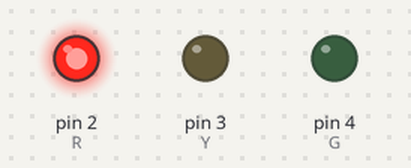
Recording of a sketch running on a simulated Arduino Uno, built with avr-gcc and run on an emulated ATmega328P. Shown: output pins drawn as LEDs (lit = HIGH).

Above: at 0.5 s.
At 2.5 s:
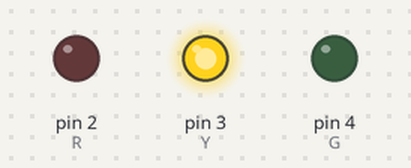
At 5.0 s:
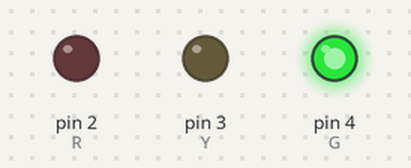
At 7.0 s:
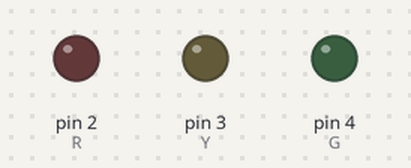
Timing chart, 0 to 10.4 s (numbered marks = the images above):
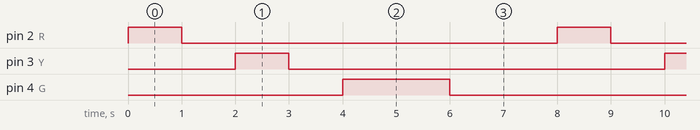

Measured:
- by itself, pin 2 (R), pin 3 (Y): alternates HIGH for 1.0 s and LOW for 7.0 s
- by itself, pin 4 (G): alternates HIGH for 2.0 s and LOW for 6.0 s
- by itself, everything shown: repeats every 8.0 s, in 6 steps

The sketch:

0.1_traficlight.ino
```cpp
int R=2; //Digunakan untuk variable merah
int Y=3; //Digunakan untuk variable kuning
int G=4; //Digunakan untuk variable hijau

void setup() {
  // put your setup code here, to run once:
pinMode(R,OUTPUT);
pinMode(Y,OUTPUT);
pinMode(G,OUTPUT);

}
void loop() {
  // put your main code here, to run repeatedly:
digitalWrite(R,HIGH);
delay(1000);
digitalWrite(R,LOW);
delay(1000);
digitalWrite(Y,HIGH);
delay(1000);
digitalWrite(Y,LOW);
delay(1000);
digitalWrite(G,HIGH);
delay(2000);
digitalWrite(G,LOW);
delay(2000);
}
```
